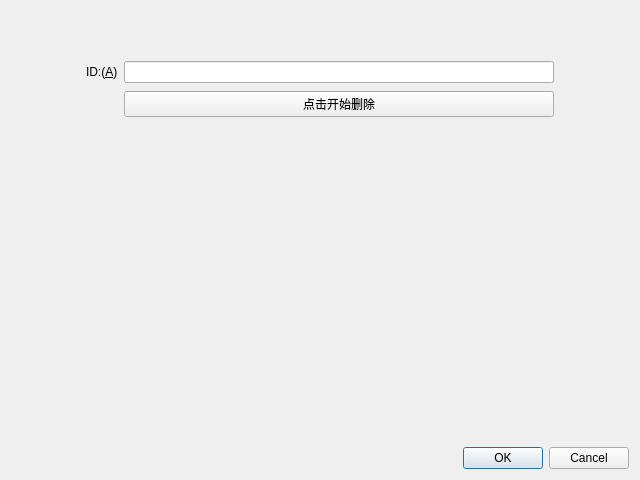
<?xml version="1.0" encoding="UTF-8"?>
<ui version="4.0">
 <class>Delete_info</class>
 <widget class="QDialog" name="Delete_info">
  <property name="geometry">
   <rect>
    <x>0</x>
    <y>0</y>
    <width>640</width>
    <height>480</height>
   </rect>
  </property>
  <property name="windowTitle">
   <string>Dialog</string>
  </property>
  <layout class="QVBoxLayout" name="verticalLayout">
   <item>
    <layout class="QFormLayout" name="formLayout">
     <property name="verticalSpacing">
      <number>8</number>
     </property>
     <property name="leftMargin">
      <number>75</number>
     </property>
     <property name="topMargin">
      <number>50</number>
     </property>
     <property name="rightMargin">
      <number>75</number>
     </property>
     <property name="bottomMargin">
      <number>100</number>
     </property>
     <item row="0" column="0">
      <widget class="QLabel" name="iDALabel">
       <property name="text">
        <string>ID:(&amp;A)</string>
       </property>
       <property name="buddy">
        <cstring>iDALineEdit</cstring>
       </property>
      </widget>
     </item>
     <item row="0" column="1">
      <widget class="QLineEdit" name="iDALineEdit"/>
     </item>
     <item row="1" column="1">
      <widget class="QPushButton" name="pushButton">
       <property name="text">
        <string>点击开始删除</string>
       </property>
      </widget>
     </item>
    </layout>
   </item>
   <item>
    <widget class="QDialogButtonBox" name="buttonBox">
     <property name="orientation">
      <enum>Qt::Horizontal</enum>
     </property>
     <property name="standardButtons">
      <set>QDialogButtonBox::Cancel|QDialogButtonBox::Ok</set>
     </property>
    </widget>
   </item>
  </layout>
 </widget>
 <resources/>
 <connections>
  <connection>
   <sender>buttonBox</sender>
   <signal>accepted()</signal>
   <receiver>Delete_info</receiver>
   <slot>accept()</slot>
   <hints>
    <hint type="sourcelabel">
     <x>248</x>
     <y>254</y>
    </hint>
    <hint type="destinationlabel">
     <x>157</x>
     <y>274</y>
    </hint>
   </hints>
  </connection>
  <connection>
   <sender>buttonBox</sender>
   <signal>rejected()</signal>
   <receiver>Delete_info</receiver>
   <slot>reject()</slot>
   <hints>
    <hint type="sourcelabel">
     <x>316</x>
     <y>260</y>
    </hint>
    <hint type="destinationlabel">
     <x>286</x>
     <y>274</y>
    </hint>
   </hints>
  </connection>
 </connections>
</ui>
